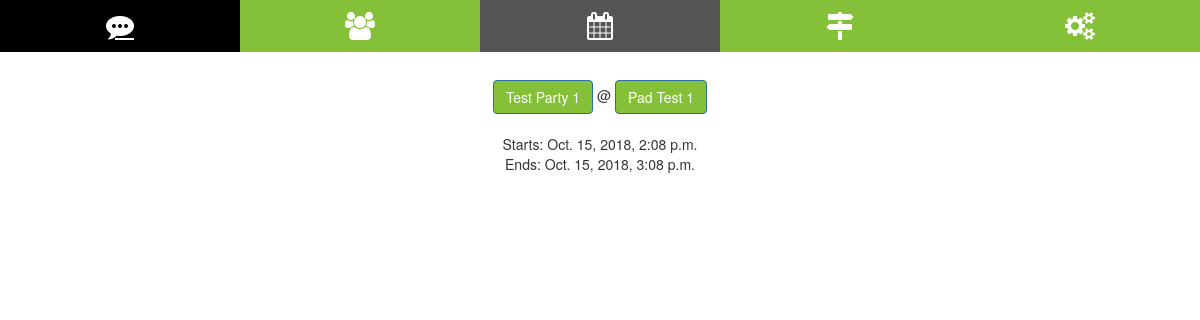
Before: /events/ (signed in) with the older database file.
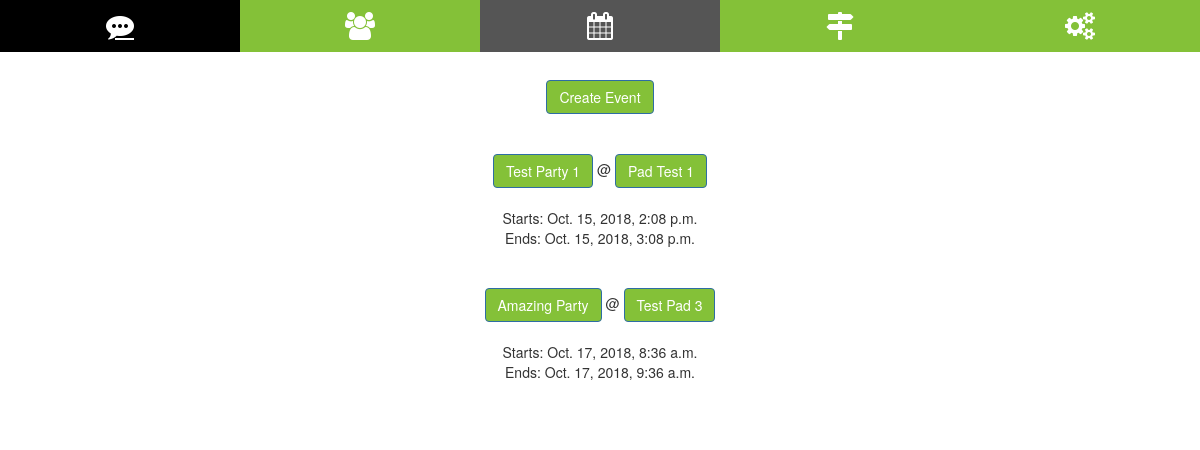
After: the same page with the newer database file.
### events/models.py (models this page shows, shortened)
class Event(models.Model):
    created_by      = models.ForeignKey('hoppers.Hopper', null=True, on_delete=models.CASCADE)
    attending       = models.ManyToManyField('hoppers.Hopper', related_name='attending')
    start           = models.DateTimeField(default=default_start)
    end             = models.DateTimeField(default=default_end)
    pad             = models.ForeignKey('pads.Pad', on_delete=models.CASCADE)
    title           = models.CharField(max_length=200)
    text            = models.TextField()
    active          = models.BooleanField(default=True)
    slug            = models.SlugField(null=True, unique=True, editable=False)
    created_at      = models.DateTimeField(default=timezone.now)
    class Meta:
        ordering = ['start']
    def __str__(self):
        return str(self.title)
    def get_absolute_url(self):
        return reverse('events:read', kwargs={'slug': self.slug})
    def get_attending_list(self):
        attending_list = self.attending.all()
        return Hopper.objects.filter(id__in=attending_list)

### pads/models.py (models this page shows, shortened)
class Pad(models.Model):
    name            = models.CharField(max_length=50)
    address         = models.CharField(max_length=200)
    description     = models.TextField(max_length=200)
    owner           = models.OneToOneField(Hopper, null=True, on_delete=models.SET_NULL)
    active          = models.BooleanField(default=True)
    slug            = models.SlugField(null=True, unique=True, editable=False)
    created_at      = models.DateTimeField(default=timezone.now)
    def __str__(self):
        return str(self.name)
    def get_absolute_url(self):
        return reverse('pads:read', kwargs={'slug': self.slug})

### events/views.py (the view)
class EventListView(ListView):
    template_name = 'events/list.html'
    def get_queryset(self, *args, **kwargs):
        request = self.request
        hopper = Hopper.objects.get(user=request.user.id)
        return Event.objects.filter(attending=hopper)

### events/templates/events/list.html (shortened to what this page needs)
{% extends 'base.html' %}
{% block content %}
  {% if request.user.hopper.pad %}
    <div class="text-center">
      <a href="/events/create" class="btn btn-primary"<span class="badge">Create Event</a>
    </div>
  {% endif %}
  {% for obj in object_list %}
    {% include 'events/snippets/card.html' with object=obj %}
  {% endfor %}
{% endblock content %}

### events/templates/events/snippets/card.html (shortened to what this page needs)
<div class="card">
  <div class="card text-center">
    <div class="card-body">
      <a href="{{ object.get_absolute_url }}" class="btn btn-primary"<span class="badge">{{ object }}</span></a>
      @
      <a href="{{ object.pad.get_absolute_url }}" class="btn btn-primary"<span class="badge">{{ object.pad }}</span></a>
      Starts: {{ object.start }}
      Ends: {{ object.end }}
    </div>
  </div>
</div>

Changed rows visible on the page:
added Event: title "Amazing Party", pad "Test Pad 3", start "Oct. 17, 2018, 8:36 a.m.", end "Oct. 17, 2018, 9:36 a.m."
Other visible differences:
text now shown: "Create Event"
